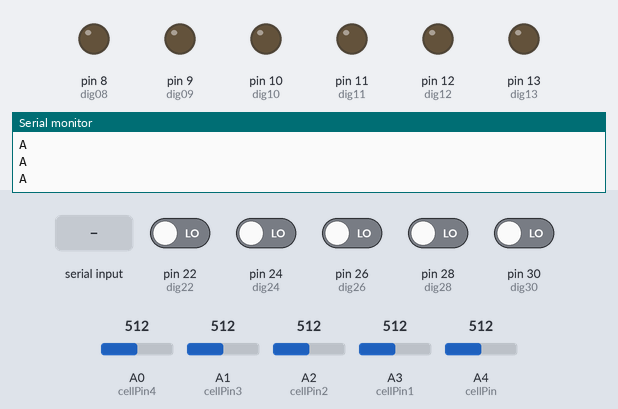
The sketch below on a simulated Arduino Mega 2560, built with avr-gcc and run on an emulated ATmega2560. Shown: output pins drawn as LEDs (lit = HIGH), the last lines printed to the serial monitor. Inputs (shaded band) come from the test bench; at power-on: pin 22 (dig22), pin 24 (dig24), pin 26 (dig26), pin 28 (dig28), pin 30 (dig30) LOW, A0 (cellPin4) = 512, A1 (cellPin3) = 512, A2 (cellPin2) = 512, A3 (cellPin1) = 512, A4 (cellPin) = 512.

Above: at 1.0 s.
1.1 s: "1" received over Serial
At 2.8 s:
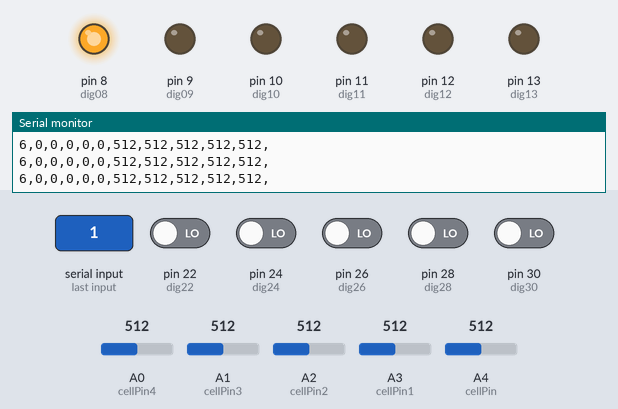
3.2 s: "2" received over Serial
At 4.9 s:
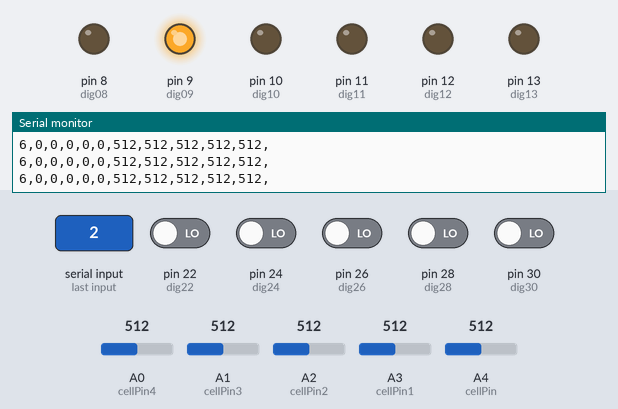
5.2 s: "3" received over Serial
At 6.3 s:
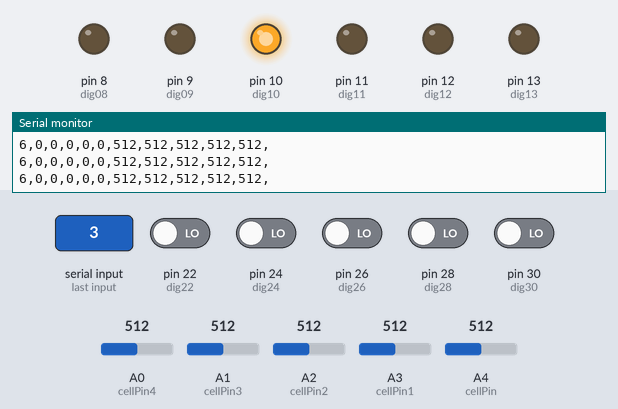
7.2 s: "4" received over Serial
At 8.6 s:
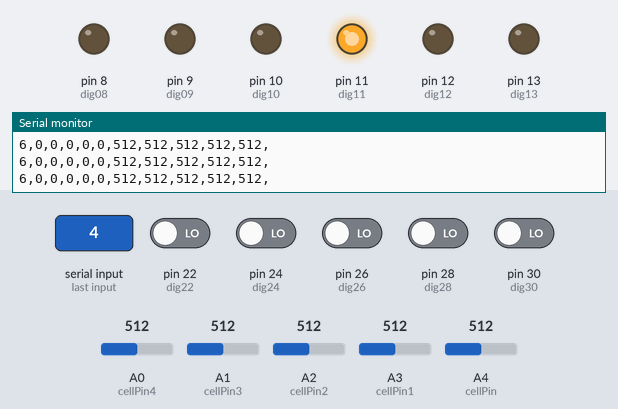
9.2 s: "5" received over Serial
At 10.9 s:
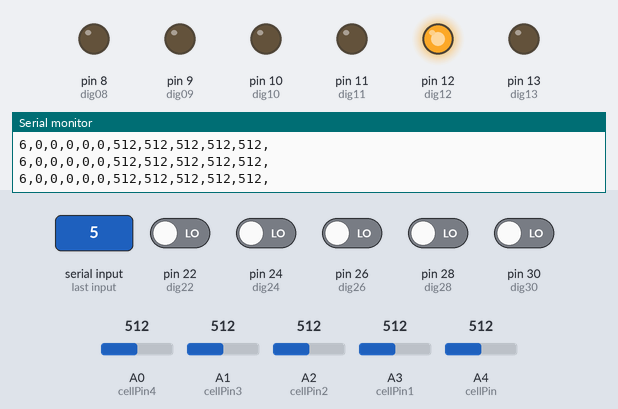
11.2 s: A0 (cellPin4) set to 105
14.2 s: A0 (cellPin4) set to 90
Timing chart, 0 to 17.2 s (numbered marks = the images above; inputs shaded):
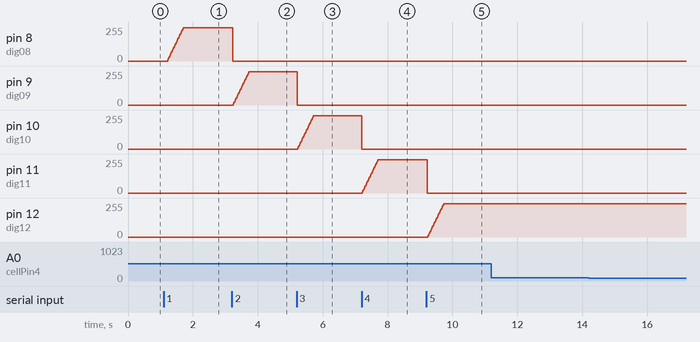

Measured:
- after the input at 1.1 s, pin 8 (dig08): moves from 0/255 to 250/255 over 0.48 s, starting after 0.12 s
- after the input at 3.2 s, pin 8 (dig08): 250/255 → 0/255 at once; pin 9 (dig09): moves from 0/255 to 250/255 over 0.48 s, starting at once
- after the input at 5.2 s, pin 9 (dig09): 250/255 → 0/255 at once; pin 10 (dig10): moves from 0/255 to 250/255 over 0.48 s, starting at once
- after the input at 7.2 s, pin 10 (dig10): 250/255 → 0/255 at once; pin 11 (dig11): moves from 0/255 to 250/255 over 0.48 s, starting at once
- after the input at 9.2 s, pin 11 (dig11): 250/255 → 0/255 at once; pin 12 (dig12): moves from 0/255 to 250/255 over 0.48 s, starting after 0.05 s

The sketch:

Time_Arduino.ino
```cpp
////#include <Ultrasonic.h>
//#define TRIGGER_PIN  8
//#define ECHO_PIN     9
////Ultrasonic ultrasonic(TRIGGER_PIN, ECHO_PIN);
char val; // Data received from the serial port
int ledPin = 13; // Set the pin to digital I/O 13
boolean ledState = LOW; //to toggle our LED

int cellPin = A4;
int cellPin1 = A3;
int cellPin2 = A2;
int cellPin3 = A1;
int cellPin4 = A0;
int cellPin5 = A5;
int cellPin6 = A6;
int cellPin7 = A7;
int cellPin8 = A8;
int cellPin9 = A9;
int cellPin10 = A10;
int cellPin11 = A11;
int cellPin12 = A12;
int cellPin13 = A13;
int cellPin14 = A14;
int cellPin15 = A15;

int photocellVal = 0; // photocell variable
int photocellVal1 = 0;
int photocellVal2 = 0;
int photocellVal3 = 0;
int photocellVal4 = 0;
int photocellVal5 = 0;
int photocellVal6 = 0;
int photocellVal7 = 0;
int photocellVal8 = 0;
int photocellVal9 = 0;
int photocellVal10 = 0;
int photocellVal11 = 0;
int photocellVal12 = 0;
int photocellVal13 = 0;
int photocellVal14 = 0;
int photocellVal15 = 0;

int dig22 = 22;
int dig24 = 24;
int dig26 = 26;
int dig28 = 28;
int dig30 = 30;

int dig13 = 13;
int dig12 = 12;
int dig11 = 11;
int dig10 = 10;
int dig09 = 9;
int dig08 = 8;
//const int trig = 5;
//const int ech = 6;
//const int inter_time = 1000;
int time = 0;


void setup() {
  Serial.begin(9600);
  //pinMode(trig, OUTPUT);
  //pinMode(ech, INPUT);
  pinMode(dig22, INPUT);
  pinMode(dig24, INPUT);
  pinMode(dig26, INPUT);
  pinMode(dig28, INPUT);
  pinMode(dig30, INPUT);
  pinMode(dig13, OUTPUT);
  pinMode(dig12, OUTPUT);
  pinMode(dig11, OUTPUT);
  pinMode(dig10, OUTPUT);
  pinMode(dig09, OUTPUT);
  pinMode(dig08, OUTPUT);
  digitalWrite(dig13, LOW) ;
  digitalWrite(dig12, LOW) ;
  digitalWrite(dig11, LOW) ;
  digitalWrite(dig10, LOW) ;
  digitalWrite(dig09, LOW) ;
  digitalWrite(dig08, LOW) ;
  establishContact();  // send a byte to establish contact until receiver responds
}

void establishContact() {
  while (Serial.available() <= 0) {
     Serial.println("A");   // send a capital A
  delay(300);
  }
}


void Dim(){

digitalWrite(dig08, LOW) ;
digitalWrite(dig09, LOW) ;
digitalWrite(dig10, LOW) ;
digitalWrite(dig11, LOW) ;
digitalWrite(dig12, LOW) ;

}

void loop()
{
  if (Serial.available() > 0) { // If data is available to read,
    val = Serial.read(); // read it and store it in val

    if(val == '1') //if we get a 1
    {

         Dim();

         for( int i = 0;i <255 ;i+=10) {
          analogWrite(dig08, i) ;
          delay(20);
         }

    }

    if(val == '2') //if we get a 1
    {
 Dim();
          for( int i = 0;i <255 ;i+=10) {
          analogWrite(dig09, i) ;
          delay(20);
         }
    }
    if(val == '3') //if we get a 1
    {
  Dim();
          for( int i = 0;i <255 ;i+=10) {
          analogWrite(dig10, i) ;
          delay(20);
         }
    }
    if(val == '4') //if we get a 1
    {

  Dim();
          for( int i = 0;i <255 ;i+=10) {
          analogWrite(dig11, i) ;
          delay(20);
         }
    }
    if(val == '5') //if we get a 1
    {

  Dim();
         for( int i = 0;i <255 ;i+=10) {
          analogWrite(dig12, i) ;
          delay(20);
         }
    }
    delay(50);
  }
    else {


  //float cmMsec, inMsec;
  //int cmN;
  //long microsec = ultrasonic.timing();
  //cmMsec = ultrasonic.convert(microsec, Ultrasonic::CM); // 計算距離，單位: 公分
  //cmN = int(cmMsec);

int switchStatus1 = digitalRead(dig22);
int switchStatus2 = digitalRead(dig24);
int switchStatus3 = digitalRead(dig26);
int switchStatus4 = digitalRead(dig28);
int switchStatus5 = digitalRead(dig30);


  // 讀取光敏電阻並輸出到 Serial Port
  photocellVal = analogRead(cellPin);
  photocellVal1 = analogRead(cellPin1);
  photocellVal2 = analogRead(cellPin2);
  photocellVal3 = analogRead(cellPin3);
  photocellVal4 = analogRead(cellPin4);

//  photocellVal5 = analogRead(cellPin5);
//  photocellVal6 = analogRead(cellPin6);
//  photocellVal7 = analogRead(cellPin7);
//  photocellVal8 = analogRead(cellPin8);
//  photocellVal9 = analogRead(cellPin9);
//  photocellVal10 = analogRead(cellPin10);
//  photocellVal11 = analogRead(cellPin11);
//  photocellVal12 = analogRead(cellPin12);
//  photocellVal13 = analogRead(cellPin13);
//  photocellVal14 = analogRead(cellPin14);
//  photocellVal15 = analogRead(cellPin15);
Serial.print("6,");
Serial.print(switchStatus1); //left1
  Serial.print(",");
Serial.print(switchStatus3); //left2
  Serial.print(",");
Serial.print(switchStatus5); //left3
  Serial.print(",");
Serial.print(switchStatus4); //left4
  Serial.print(",");
  Serial.print(switchStatus2); //left5
Serial.print(",");
  Serial.print(photocellVal);
  Serial.print(",");
  Serial.print(photocellVal1);
  Serial.print(",");
  Serial.print(photocellVal2);
  Serial.print(",");
  Serial.print(photocellVal3);
  Serial.print(",");
  Serial.print(photocellVal4);
  Serial.println(",");

//   if(incomingByte == 1)  digitalWrite(dig13, LOW) ;
//    if(incomingByte == 2)  digitalWrite(dig12, LOW) ;
//     if(incomingByte == 3) digitalWrite(dig11, LOW) ;
//     if(incomingByte ==4) digitalWrite(dig10, LOW) ;
//     if(incomingByte == 5) digitalWrite(dig09, LOW) ;
    }

}
```
